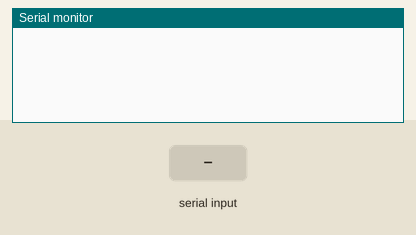
The sketch below on a simulated Arduino Uno, built with avr-gcc and run on an emulated ATmega328P. Shown: the last lines printed to the serial monitor. Inputs (shaded band) come from the test bench.

Above: at 1.2 s.
1.3 s: "1\n" received over Serial
At 2.8 s:
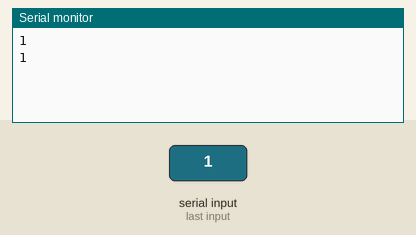
4.3 s: "0\n" received over Serial
At 5.5 s:
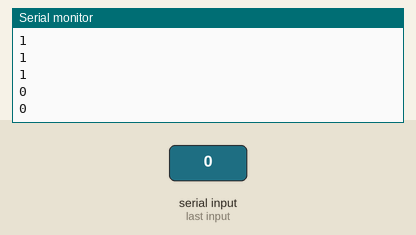
5.8 s: "2\n" received over Serial
At 6.8 s:
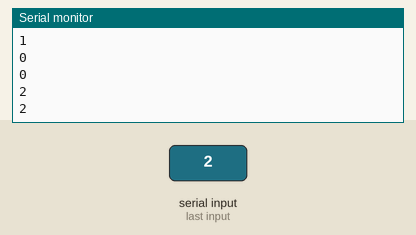
Timing chart, 0 to 8.8 s (numbered marks = the images above; inputs shaded):
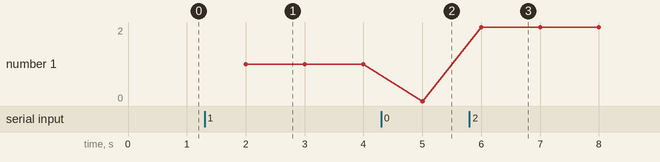

Measured:
- after the input at 1.3 s, the serial monitor: prints a new line after 0.70 s (image 1)
- after the input at 4.3 s, the serial monitor: prints a new line after 0.70 s (image 2)
- after the input at 5.8 s, the serial monitor: prints a new line after 0.20 s (image 3)
- plotted number 1: 1 → 0 after the input at 4.3 s, 0 → 2 after the input at 5.8 s

The sketch:

sketch_mar21a.ino
```cpp
String data;
void setup() {
  Serial.begin(9600);
  // put your setup code here, to run once:

}

void loop() {
  if(Serial.available()>0){
    data= Serial.readStringUntil('\n');
    Serial.println(data);
  }

  if(data){
    Serial.println(data);
    delay(1000);
  }
  // put your main code here, to run repeatedly:

}
```
